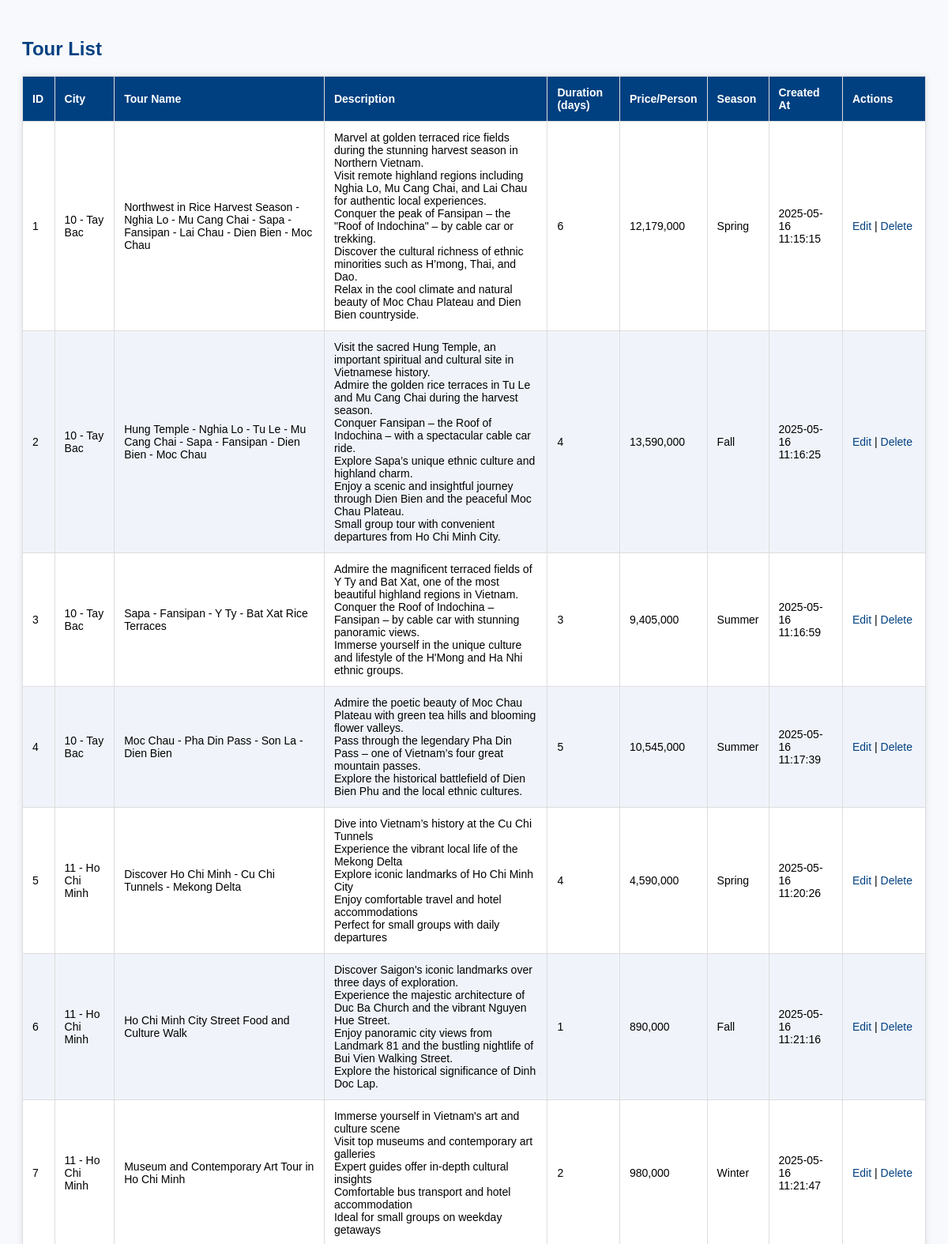
The app's page /admin/adminviewtour.php (upper part) with its own data.
### tables this page shows
CREATE TABLE `tours` (
  `tourid` int NOT NULL AUTO_INCREMENT,
  `cityid` int NOT NULL,
  `tour_name` varchar(255) NOT NULL,
  `description` text,
  `duration_days` int NOT NULL,
  `price_per_person` int NOT NULL,
  `season` varchar(255) DEFAULT NULL,
  `created_at` timestamp NULL DEFAULT CURRENT_TIMESTAMP,
  PRIMARY KEY (`tourid`),
  KEY `cityid` (`cityid`),
  CONSTRAINT `tours_ibfk_1` FOREIGN KEY (`cityid`) REFERENCES `cities` (`cityid`) ON DELETE CASCADE
);

### admin/adminviewtour.php (the view, shortened to what this page needs)
<?php
include '../dbconnect.php';
$tours = $conn->query("SELECT * FROM tours");
$cities = $conn->query("SELECT cityid, city FROM cities");
$city_options = [];
while ($row = $cities->fetch_assoc()) {
    $city_options[$row['cityid']] = $row['city'];
}
?>
<!DOCTYPE html>
<html lang="en">
<head>
    <link rel="stylesheet" type="text/css" href="../css/adminviewtour.css">
</head>
<body>
<h2>Tour List</h2>
<table>
    <thead>
        <tr>
            <th>ID</th>
            <th>City</th>
            <th>Tour Name</th>
            <th>Description</th>
            <th>Duration (days)</th>
            <th>Price/Person</th>
            <th>Season</th>
            <th>Created At</th>
            <th>Actions</th>
        </tr>
    </thead>
    <tbody>
        <?php while ($row = $tours->fetch_assoc()) { ?>
        <tr>
            <td><?= $row["tourid"] ?></td>
            <td><?= $row["cityid"] ?> - <?= htmlspecialchars($city_options[$row["cityid"]] ?? "Unknown") ?></td>
            <td><?= htmlspecialchars($row["tour_name"]) ?></td>
            <td><?= nl2br(htmlspecialchars($row["description"])) ?></td>
            <td><?= $row["duration_days"] ?></td>
            <td><?= number_format($row["price_per_person"]) ?></td>
            <td><?= htmlspecialchars($row["season"]) ?></td>
            <td><?= $row["created_at"] ?></td>
            <td>
                <a href="?edit=<?= $row["tourid"] ?>">Edit</a> |
                <a href="?delete=<?= $row["tourid"] ?>" onclick="return confirm('Are you sure you want to delete this tour?')">Delete</a>
            </td>
        </tr>
        <?php } ?>
    </tbody>
</table>
</body>
</html>

### css/adminviewtour.css (style rules this page uses)
body { font-family: Arial, sans-serif; background: #f7f9fc; padding: 20px; }
h2 { color: #004080; }
table { width: 100%; border-collapse: collapse; margin: 20px 0; background: #fff; box-shadow: 0 0 8px rgba(0, 0, 0, 0.1); }
th, td { border: 1px solid #ddd; padding: 12px; text-align: left; font-size: 14px; }
th { background: #004080; color: white; }
tr:nth-child(even) { background: #f0f4fa; }
th:nth-child(9), td:nth-child(9) { width: 80px; }
a { color: #004080; text-decoration: none; }

### records on screen
tours: tourid "1", cityid "10", cityid "Tay Bac", tour_name "Northwest in Rice Harvest Season - Nghia Lo - Mu Cang Chai - Sapa - Fansipan - Lai Chau - Dien Bien - Moc Chau", description "Marvel at golden terraced rice fields during the stunning harvest season in Northern Vietnam. Visit remote highland regions including Nghia Lo, Mu Cang Chai, and Lai Chau for authentic local experiences. Conquer the peak of Fansipan – the \"Roof of Indochina\" – by cable car or trekking. Discover the cultural richness of ethnic minorities such as H’mong, Thai, and Dao. Relax in the cool climate and natural beauty of Moc Chau Plateau and Dien Bien countryside.", duration_days "6", price_per_person "12,179,000", season "Spring", created_at "2025-05-16 11:15:15"
tours: tourid "2", cityid "10", cityid "Tay Bac", tour_name "Hung Temple - Nghia Lo - Tu Le - Mu Cang Chai - Sapa - Fansipan - Dien Bien - Moc Chau", description "Visit the sacred Hung Temple, an important spiritual and cultural site in Vietnamese history. Admire the golden rice terraces in Tu Le and Mu Cang Chai during the harvest season. Conquer Fansipan – the Roof of Indochina – with a spectacular cable car ride. Explore Sapa’s unique ethnic culture and highland charm. Enjoy a scenic and insightful journey through Dien Bien and the peaceful Moc Chau Plateau. Small group tour with convenient departures from Ho Chi Minh City.", duration_days "4", price_per_person "13,590,000", season "Fall", created_at "2025-05-16 11:16:25"
tours: tourid "3", cityid "10", cityid "Tay Bac", tour_name "Sapa - Fansipan - Y Ty - Bat Xat Rice Terraces", description "Admire the magnificent terraced fields of Y Ty and Bat Xat, one of the most beautiful highland regions in Vietnam. Conquer the Roof of Indochina – Fansipan – by cable car with stunning panoramic views. Immerse yourself in the unique culture and lifestyle of the H'Mong and Ha Nhi ethnic groups.", duration_days "3", price_per_person "9,405,000", season "Summer", created_at "2025-05-16 11:16:59"
tours: tourid "4", cityid "10", cityid "Tay Bac", tour_name "Moc Chau - Pha Din Pass - Son La - Dien Bien", description "Admire the poetic beauty of Moc Chau Plateau with green tea hills and blooming flower valleys. Pass through the legendary Pha Din Pass – one of Vietnam’s four great mountain passes. Explore the historical battlefield of Dien Bien Phu and the local ethnic cultures.", duration_days "5", price_per_person "10,545,000", season "Summer", created_at "2025-05-16 11:17:39"
tours: tourid "5", cityid "11", cityid "Ho Chi Minh", tour_name "Discover Ho Chi Minh - Cu Chi Tunnels - Mekong Delta", description "Dive into Vietnam’s history at the Cu Chi Tunnels Experience the vibrant local life of the Mekong Delta Explore iconic landmarks of Ho Chi Minh City Enjoy comfortable travel and hotel accommodations Perfect for small groups with daily departures", duration_days "4", price_per_person "4,590,000", season "Spring", created_at "2025-05-16 11:20:26"
tours: tourid "6", cityid "11", cityid "Ho Chi Minh", tour_name "Ho Chi Minh City Street Food and Culture Walk", description "Discover Saigon's iconic landmarks over three days of exploration. Experience the majestic architecture of Duc Ba Church and the vibrant Nguyen Hue Street. Enjoy panoramic city views from Landmark 81 and the bustling nightlife of Bui Vien Walking Street. Explore the historical significance of Dinh Doc Lap.", duration_days "1", price_per_person "890,000", season "Fall", created_at "2025-05-16 11:21:16"
tours: tourid "7", cityid "11", cityid "Ho Chi Minh", tour_name "Museum and Contemporary Art Tour in Ho Chi Minh", description "Immerse yourself in Vietnam's art and culture scene Visit top museums and contemporary art galleries Expert guides offer in-depth cultural insights Comfortable bus transport and hotel accommodation Ideal for small groups on weekday getaways", duration_days "2", price_per_person "980,000", season "Winter", created_at "2025-05-16 11:21:47"
